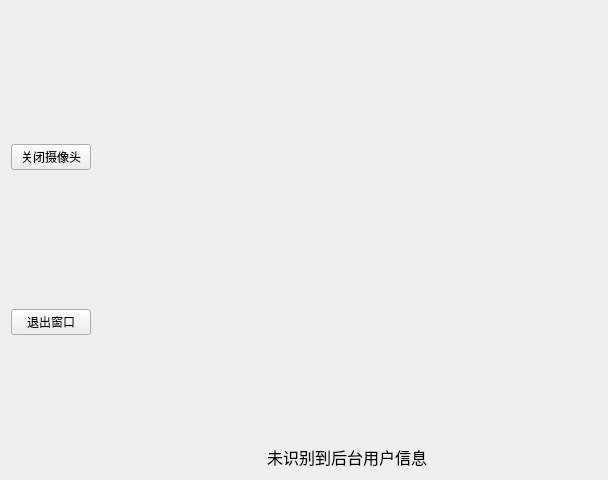
<?xml version="1.0" encoding="UTF-8"?>
<ui version="4.0">
    <class>UI_MainWindow</class>
    <widget class="QWidget" name="UI_MainWindow">
        <property name="geometry">
            <rect>
                <x>0</x>
                <y>0</y>
                <width>598</width>
                <height>480</height>
            </rect>
        </property>
        <property name="windowTitle">
            <string>Form</string>
        </property>
        <layout class="QGridLayout" name="gridLayout">
            <item row="0" column="1">
                <widget class="QLabel" name="label_show_camera">
                    <property name="sizePolicy">
                        <sizepolicy hsizetype="Preferred" vsizetype="Preferred">
                            <horstretch>3</horstretch>
                            <verstretch>0</verstretch>
                        </sizepolicy>
                    </property>
                    <property name="minimumSize">
                        <size>
                            <width>500</width>
                            <height>0</height>
                        </size>
                    </property>
                    <property name="text">
                        <string/>
                    </property>
                </widget>
            </item>
            <item row="1" column="1" alignment="Qt::AlignHCenter">
                <widget class="QLabel" name="label">
                    <property name="sizePolicy">
                        <sizepolicy hsizetype="Fixed" vsizetype="Fixed">
                            <horstretch>0</horstretch>
                            <verstretch>0</verstretch>
                        </sizepolicy>
                    </property>
                    <property name="font">
                        <font>
                            <pointsize>12</pointsize>
                        </font>
                    </property>
                    <property name="text">
                        <string>未识别到后台用户信息</string>
                    </property>
                </widget>
            </item>
            <item row="0" column="0" rowspan="2">
                <layout class="QVBoxLayout" name="__layout_fun_button">
                    <item>
                        <widget class="QPushButton" name="button_open_camera">
                            <property name="text">
                                <string>关闭摄像头</string>
                            </property>
                        </widget>
                    </item>
                    <item>
                        <widget class="QPushButton" name="button_close">
                            <property name="text">
                                <string>退出窗口</string>
                            </property>
                        </widget>
                    </item>
                </layout>
            </item>
        </layout>
    </widget>
    <resources/>
    <connections/>
</ui>
